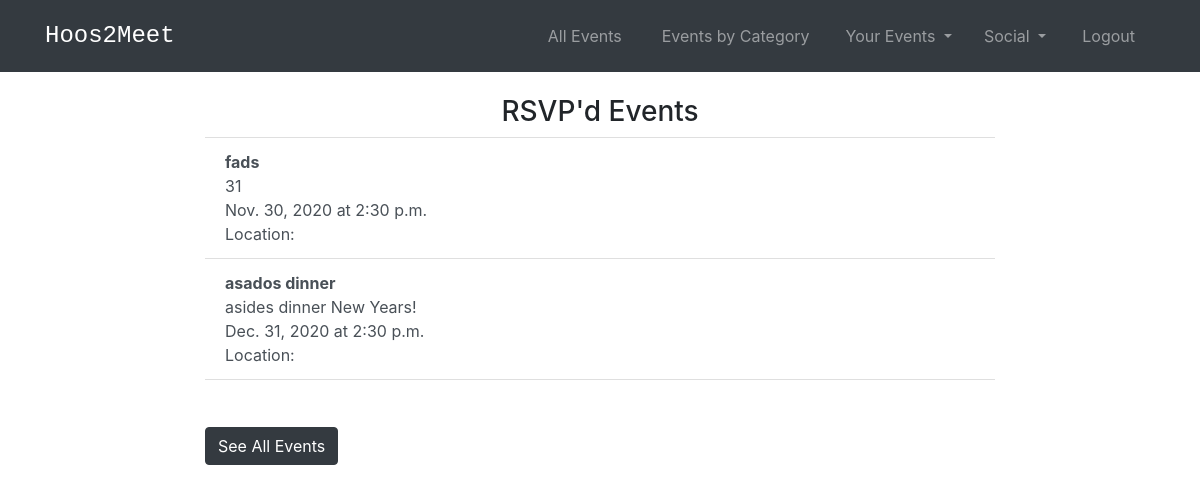
/events/rsvp-events/ (signed in), run on the app's committed database.
### events/models.py (models this page shows, shortened)
class Event(models.Model):
    title_text = models.CharField("Event Name", max_length=255)
    location_text = models.CharField("Location", max_length=100)
    date = models.DateField(default=datetime.date.today)
    time = models.TimeField(default = '14:30',help_text="Enter in 24 hour format (eg - 2:45 or 16:45)")
    category_text = models.CharField("Category", max_length=255,default = 'Uncategorized')
    description_text = models.CharField("Description", max_length=200)
    organizer = models.ForeignKey(User, default = 1, on_delete=models.CASCADE,related_name='organizer')
    location=PlacesField()
    rsvps = models.ManyToManyField(User, related_name='rsvps') #blank=True )
    """"
    def get_absolute_url(self):
        return reverse('events:detail', kwargs={'pk': self.pk})
    """

### events/views.py (the view)
# urls.py: path('rsvp-events/', views.RSVPEvents, name='rsvp_events'),
def RSVPEvents(request):
    rsvp_event_list = Event.objects.filter(rsvps=request.user )
    return render(request, 'events/rsvp_events.html', {'rsvp_event_list':rsvp_event_list})

### events/templates/events/rsvp_events.html (shortened to what this page needs)
<!DOCTYPE html>
<head>
  {% extends 'base.html' %}
  {% load static %}
  {% load socialaccount %}
{% block content %}
{% if user.is_authenticated %}
<h3 class='text-center'>RSVP'd Events</h3>
{% if rsvp_event_list %}
<ul class="list-group list-group-flush">
    {% for event in rsvp_event_list %}
        <a href="{% url 'events:detail' event.id %}" class = 'list-group-item list-group-item-action'><b>{{event.title_text}}</b><br> {{event.description_text}}<br>{{event.date}} at {{event.time}}<br>Location: {{event.location_text}}</a></li>
    {% endfor %}
  </ul>
{% else %}
    <p>You have not RSVP'd to any events.</p>
{% endif %}
<br><br>
<a class="btn btn-dark" href="{% url 'events:event_list' %}">See All Events</a></li>
{% endif %}
{% endblock %}

### templates/base.html (style rules this page uses)
body { padding-top: 70px; }

### data on the page
Event: title_text "fads", description_text "31", date "Nov. 30, 2020", time "2:30 p.m."
Event: title_text "asados dinner", description_text "asides dinner New Years!", date "Dec. 31, 2020", time "2:30 p.m."
